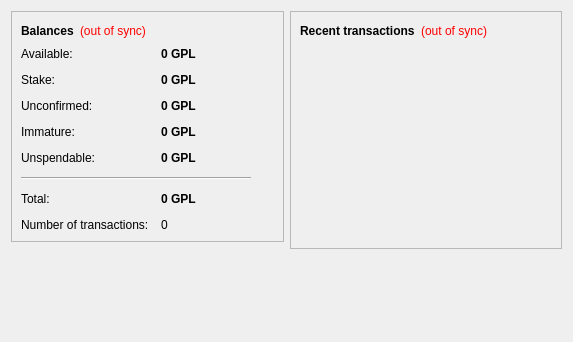
<?xml version="1.0" encoding="UTF-8"?>
<ui version="4.0">
 <class>OverviewPage</class>
 <widget class="QWidget" name="OverviewPage">
  <property name="geometry">
   <rect>
    <x>0</x>
    <y>0</y>
    <width>573</width>
    <height>342</height>
   </rect>
  </property>
  <property name="windowTitle">
   <string>Form</string>
  </property>
  <layout class="QHBoxLayout" name="horizontalLayout" stretch="1,1">
   <item>
    <layout class="QVBoxLayout" name="verticalLayout_2">
     <item>
      <widget class="QFrame" name="frame">
       <property name="frameShape">
        <enum>QFrame::StyledPanel</enum>
       </property>
       <property name="frameShadow">
        <enum>QFrame::Raised</enum>
       </property>
       <layout class="QVBoxLayout" name="verticalLayout_4">
        <item>
         <layout class="QHBoxLayout" name="horizontalLayout_4">
          <item>
           <widget class="QLabel" name="label_5">
            <property name="font">
             <font>
              <weight>75</weight>
              <bold>true</bold>
             </font>
            </property>
            <property name="text">
             <string>Balances</string>
            </property>
           </widget>
          </item>
          <item>
           <widget class="QLabel" name="labelWalletStatus">
            <property name="toolTip">
             <string>The displayed information may be out of date. Your wallet automatically synchronizes with the GoldPressedLatinum network after a connection is established, but this process has not completed yet.</string>
            </property>
            <property name="styleSheet">
             <string notr="true">QLabel { color: red; }</string>
            </property>
            <property name="text">
             <string notr="true">(out of sync)</string>
            </property>
            <property name="alignment">
             <set>Qt::AlignLeading|Qt::AlignLeft|Qt::AlignVCenter</set>
            </property>
           </widget>
          </item>
          <item>
           <spacer name="horizontalSpacer_2">
            <property name="orientation">
             <enum>Qt::Horizontal</enum>
            </property>
            <property name="sizeHint" stdset="0">
             <size>
              <width>40</width>
              <height>20</height>
             </size>
            </property>
           </spacer>
          </item>
         </layout>
        </item>
        <item>
         <layout class="QFormLayout" name="formLayout_2">
          <property name="fieldGrowthPolicy">
           <enum>QFormLayout::AllNonFixedFieldsGrow</enum>
          </property>
          <property name="horizontalSpacing">
           <number>12</number>
          </property>
          <property name="verticalSpacing">
           <number>12</number>
          </property>
          <item row="0" column="0">
           <widget class="QLabel" name="labelAvailableText">
            <property name="toolTip">
             <string>Your current available balance</string>
            </property>
            <property name="text">
             <string>Available:</string>
            </property>
           </widget>
          </item>
          <item row="0" column="1">
           <widget class="QLabel" name="labelAvailable">
            <property name="font">
             <font>
              <weight>75</weight>
              <bold>true</bold>
             </font>
            </property>
            <property name="cursor">
             <cursorShape>IBeamCursor</cursorShape>
            </property>
            <property name="toolTip">
             <string>Your current available balance</string>
            </property>
            <property name="text">
             <string notr="true">0 GPL</string>
            </property>
            <property name="alignment">
             <set>Qt::AlignLeading|Qt::AlignLeft|Qt::AlignVCenter</set>
            </property>
            <property name="textInteractionFlags">
             <set>Qt::LinksAccessibleByMouse|Qt::TextSelectableByKeyboard|Qt::TextSelectableByMouse</set>
            </property>
           </widget>
          </item>
          <item row="1" column="0">
           <widget class="QLabel" name="label_6">
            <property name="toolTip">
             <string>Total of coins that was staked, and do not yet count toward the current balance</string>
            </property>
            <property name="text">
             <string>Stake:</string>
            </property>
           </widget>
          </item>
          <item row="1" column="1">
           <widget class="QLabel" name="labelStake">
            <property name="font">
             <font>
              <weight>75</weight>
              <bold>true</bold>
             </font>
            </property>
            <property name="cursor">
             <cursorShape>IBeamCursor</cursorShape>
            </property>
            <property name="toolTip">
             <string>Total of coins that was staked, and do not yet count toward the current balance</string>
            </property>
            <property name="text">
             <string notr="true">0 GPL</string>
            </property>
            <property name="alignment">
             <set>Qt::AlignLeading|Qt::AlignLeft|Qt::AlignVCenter</set>
            </property>
            <property name="textInteractionFlags">
             <set>Qt::LinksAccessibleByMouse|Qt::TextSelectableByKeyboard|Qt::TextSelectableByMouse</set>
            </property>
           </widget>
          </item>
          <item row="2" column="0">
           <widget class="QLabel" name="label_3">
            <property name="toolTip">
             <string>Total of transactions that have yet to be confirmed, and do not yet count toward the current balance</string>
            </property>
            <property name="text">
             <string>Unconfirmed:</string>
            </property>
           </widget>
          </item>
          <item row="2" column="1">
           <widget class="QLabel" name="labelUnconfirmed">
            <property name="font">
             <font>
              <weight>75</weight>
              <bold>true</bold>
             </font>
            </property>
            <property name="cursor">
             <cursorShape>IBeamCursor</cursorShape>
            </property>
            <property name="toolTip">
             <string>Total of transactions that have yet to be confirmed, and do not yet count toward the current balance</string>
            </property>
            <property name="text">
             <string notr="true">0 GPL</string>
            </property>
            <property name="alignment">
             <set>Qt::AlignLeading|Qt::AlignLeft|Qt::AlignVCenter</set>
            </property>
            <property name="textInteractionFlags">
             <set>Qt::LinksAccessibleByMouse|Qt::TextSelectableByKeyboard|Qt::TextSelectableByMouse</set>
            </property>
           </widget>
          </item>
          <item row="3" column="0">
           <widget class="QLabel" name="labelImmatureText">
            <property name="toolTip">
             <string>Mined balance that has not yet matured</string>
            </property>
            <property name="text">
             <string>Immature:</string>
            </property>
           </widget>
          </item>
          <item row="3" column="1">
           <widget class="QLabel" name="labelImmature">
            <property name="font">
             <font>
              <weight>75</weight>
              <bold>true</bold>
             </font>
            </property>
            <property name="toolTip">
             <string>Mined balance that has not yet matured</string>
            </property>
            <property name="text">
             <string notr="true">0 GPL</string>
            </property>
            <property name="alignment">
             <set>Qt::AlignLeading|Qt::AlignLeft|Qt::AlignVCenter</set>
            </property>
            <property name="textInteractionFlags">
             <set>Qt::LinksAccessibleByMouse|Qt::TextSelectableByKeyboard|Qt::TextSelectableByMouse</set>
            </property>
           </widget>
          </item>
          <item row="4" column="0">
           <widget class="QLabel" name="labelBalanceWatchOnlyText">
            <property name="toolTip">
             <string>Your unspendable balance</string>
            </property>
            <property name="text">
             <string>Unspendable:</string>
            </property>
           </widget>
          </item>
          <item row="4" column="1">
           <widget class="QLabel" name="labelBalanceWatchOnly">
            <property name="font">
             <font>
              <weight>75</weight>
              <bold>true</bold>
             </font>
            </property>
            <property name="cursor">
             <cursorShape>IBeamCursor</cursorShape>
            </property>
            <property name="toolTip">
             <string>Your unspendable balance</string>
            </property>
            <property name="text">
             <string notr="true">0 GPL</string>
            </property>
            <property name="alignment">
             <set>Qt::AlignLeading|Qt::AlignLeft|Qt::AlignVCenter</set>
            </property>
            <property name="textInteractionFlags">
             <set>Qt::LinksAccessibleByMouse|Qt::TextSelectableByKeyboard|Qt::TextSelectableByMouse</set>
            </property>
           </widget>
          </item>
          <item row="5" column="0" colspan="2">
           <widget class="Line" name="line">
            <property name="maximumSize">
             <size>
              <width>230</width>
              <height>16777215</height>
             </size>
            </property>
            <property name="orientation">
             <enum>Qt::Horizontal</enum>
            </property>
           </widget>
          </item>
          <item row="6" column="0">
           <widget class="QLabel" name="labelTotalText">
            <property name="toolTip">
             <string>Your current total balance</string>
            </property>
            <property name="text">
             <string>Total:</string>
            </property>
           </widget>
          </item>
          <item row="6" column="1">
           <widget class="QLabel" name="labelTotal">
            <property name="font">
             <font>
              <weight>75</weight>
              <bold>true</bold>
             </font>
            </property>
            <property name="toolTip">
             <string>Your current total balance</string>
            </property>
            <property name="text">
             <string notr="true">0 GPL</string>
            </property>
            <property name="alignment">
             <set>Qt::AlignLeading|Qt::AlignLeft|Qt::AlignVCenter</set>
            </property>
            <property name="textInteractionFlags">
             <set>Qt::LinksAccessibleByMouse|Qt::TextSelectableByKeyboard|Qt::TextSelectableByMouse</set>
            </property>
           </widget>
          </item>
          <item row="7" column="0">
           <widget class="QLabel" name="label_2">
            <property name="toolTip">
             <string>Total number of transactions in wallet</string>
            </property>
            <property name="text">
             <string>Number of transactions:</string>
            </property>
           </widget>
          </item>
          <item row="7" column="1">
           <widget class="QLabel" name="labelNumTransactions">
            <property name="toolTip">
             <string>Total number of transactions in wallet</string>
            </property>
            <property name="text">
             <string notr="true">0</string>
            </property>
           </widget>
          </item>
         </layout>
        </item>
       </layout>
      </widget>
     </item>
     <item>
      <spacer name="verticalSpacer">
       <property name="orientation">
        <enum>Qt::Vertical</enum>
       </property>
       <property name="sizeHint" stdset="0">
        <size>
         <width>20</width>
         <height>40</height>
        </size>
       </property>
      </spacer>
     </item>
     <item>
      <widget class="QLabel" name="coinLogo">
       <property name="text">
        <string/>
       </property>
       <property name="pixmap">
        <pixmap resource="../bitcoin.qrc">:/images/walletbg</pixmap>
       </property>
       <property name="scaledContents">
        <bool>false</bool>
       </property>
       <property name="alignment">
        <set>Qt::AlignCenter</set>
       </property>
      </widget>
     </item>
    </layout>
   </item>
   <item>
    <layout class="QVBoxLayout" name="verticalLayout_3">
     <item>
      <widget class="QFrame" name="frame_2">
       <property name="frameShape">
        <enum>QFrame::StyledPanel</enum>
       </property>
       <property name="frameShadow">
        <enum>QFrame::Raised</enum>
       </property>
       <layout class="QVBoxLayout" name="verticalLayout">
        <item>
         <layout class="QHBoxLayout" name="horizontalLayout_2">
          <item>
           <widget class="QLabel" name="label_4">
            <property name="text">
             <string>&lt;b&gt;Recent transactions&lt;/b&gt;</string>
            </property>
           </widget>
          </item>
          <item>
           <widget class="QLabel" name="labelTransactionsStatus">
            <property name="toolTip">
             <string>The displayed information may be out of date. Your wallet automatically synchronizes with the GoldPressedLatinum network after a connection is established, but this process has not completed yet.</string>
            </property>
            <property name="styleSheet">
             <string notr="true">QLabel { color: red; }</string>
            </property>
            <property name="text">
             <string notr="true">(out of sync)</string>
            </property>
            <property name="alignment">
             <set>Qt::AlignRight|Qt::AlignTrailing|Qt::AlignVCenter</set>
            </property>
           </widget>
          </item>
          <item>
           <spacer name="horizontalSpacer">
            <property name="orientation">
             <enum>Qt::Horizontal</enum>
            </property>
            <property name="sizeHint" stdset="0">
             <size>
              <width>40</width>
              <height>20</height>
             </size>
            </property>
           </spacer>
          </item>
         </layout>
        </item>
        <item>
         <widget class="QListView" name="listTransactions">
          <property name="styleSheet">
           <string notr="true">QListView { background: transparent; }</string>
          </property>
          <property name="frameShape">
           <enum>QFrame::NoFrame</enum>
          </property>
          <property name="verticalScrollBarPolicy">
           <enum>Qt::ScrollBarAlwaysOff</enum>
          </property>
          <property name="horizontalScrollBarPolicy">
           <enum>Qt::ScrollBarAlwaysOff</enum>
          </property>
          <property name="selectionMode">
           <enum>QAbstractItemView::NoSelection</enum>
          </property>
         </widget>
        </item>
       </layout>
      </widget>
     </item>
     <item>
      <spacer name="verticalSpacer_2">
       <property name="orientation">
        <enum>Qt::Vertical</enum>
       </property>
       <property name="sizeHint" stdset="0">
        <size>
         <width>20</width>
         <height>40</height>
        </size>
       </property>
      </spacer>
     </item>
    </layout>
   </item>
  </layout>
 </widget>
 <resources/>
 <connections/>
</ui>
